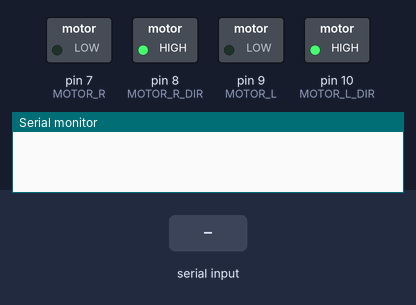
Bench run of a sketch on a simulated Arduino Uno, built with avr-gcc and run on an emulated ATmega328P. On the bench: switched loads named in the sketch (green lamp = pin HIGH), the last lines printed to the serial monitor. The test bench sets the inputs (shaded band).

Above: at 1.2 s.
1.3 s: "w" received over Serial
At 2.2 s:
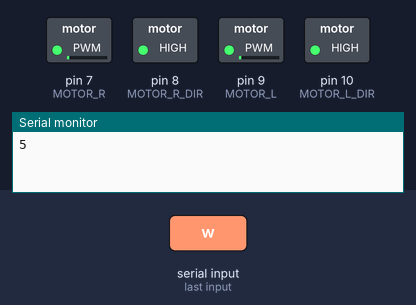
2.8 s: "s" received over Serial
At 3.5 s:
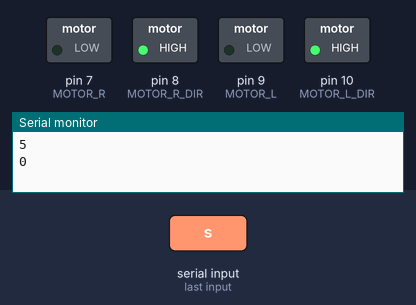
4.3 s: "s" received over Serial
At 5.4 s:
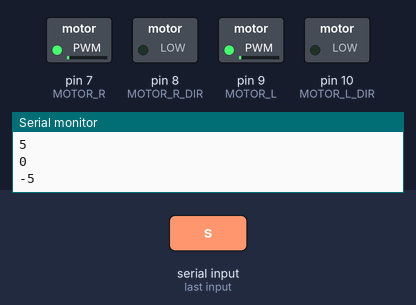
Timing chart, 0 to 7.3 s (numbered marks = the images above; inputs shaded):
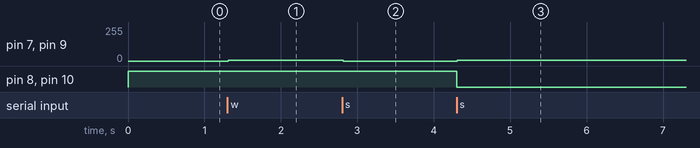

Measured:
- after the input at 1.3 s, pin 7 (MOTOR_R), pin 9 (MOTOR_L): 0/255 → 5/255 at once
- after the input at 2.8 s, pin 7 (MOTOR_R), pin 9 (MOTOR_L): 5/255 → 0/255 at once
- after the input at 4.3 s, pin 7 (MOTOR_R), pin 9 (MOTOR_L): 0/255 → 5/255 at once; pin 8 (MOTOR_R_DIR), pin 10 (MOTOR_L_DIR): HIGH → LOW at once

The sketch:

Teste_Motores.ino
```cpp
#include <SoftPWM.h>


void setMotors(int motor_left, int motor_right);

#define MOTOR_L 9
#define MOTOR_L_DIR 10
#define MOTOR_R 7
#define MOTOR_R_DIR 8

void setMotors(int motor_left, int motor_right){
    analogWrite(MOTOR_L,(abs(motor_left)));
    if (motor_left < 0) {
        digitalWrite(MOTOR_L_DIR, LOW);
    } else {
        digitalWrite(MOTOR_L_DIR, HIGH);
    }
    SoftPWMSet(MOTOR_R, (abs(motor_right)));
    if (motor_right < 0) {
        digitalWrite(MOTOR_R_DIR, LOW);
    } else {
        digitalWrite(MOTOR_R_DIR, HIGH);
    }
}

int leitura, motor = 0;
void setup() {
    pinMode(MOTOR_L, OUTPUT);
    pinMode(MOTOR_L_DIR, OUTPUT);
    pinMode(MOTOR_R, OUTPUT);
    pinMode(MOTOR_R_DIR, OUTPUT);

    SoftPWMBegin();
    SoftPWMSet(MOTOR_L, 0);
    SoftPWMSet(MOTOR_R, 0);
    Serial.begin(9600);
}

// the loop function runs over and over again forever
void loop() {
    if (Serial.available()){
        leitura = Serial.read();
        if (leitura == 'w'){
            motor += 5;
        }
        else if (leitura == 's'){
            motor -= 5;
        }
        Serial.println(motor);
    }
    setMotors(motor, motor);
}
```
